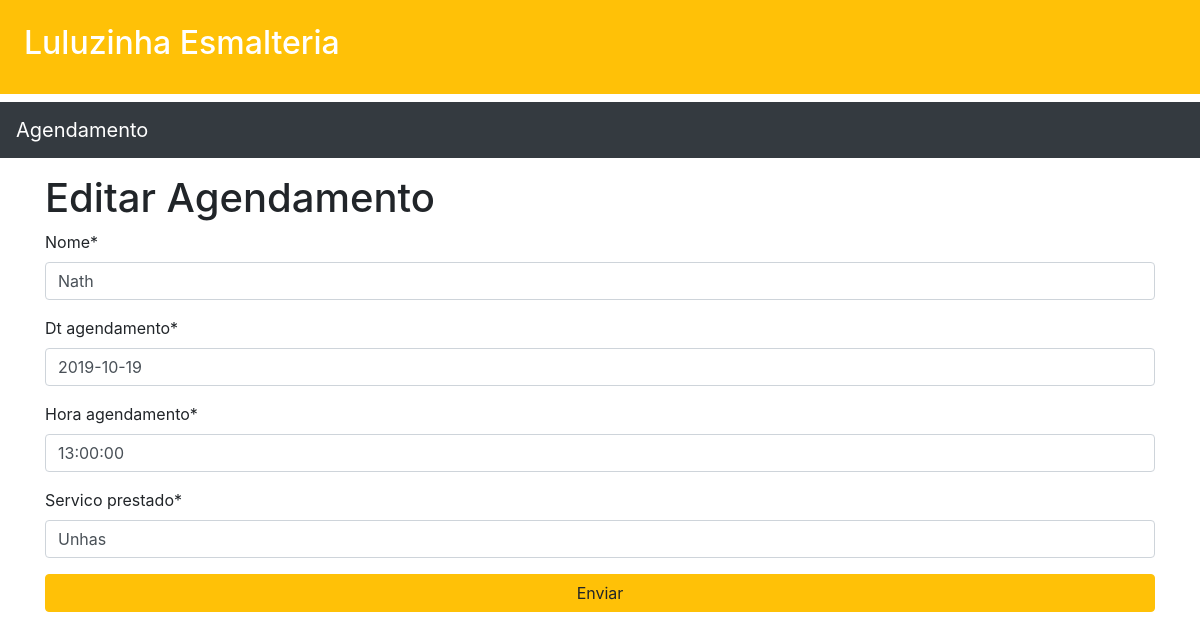
The app's page /agendamento/agenda/editar_agendamento/1, older data.
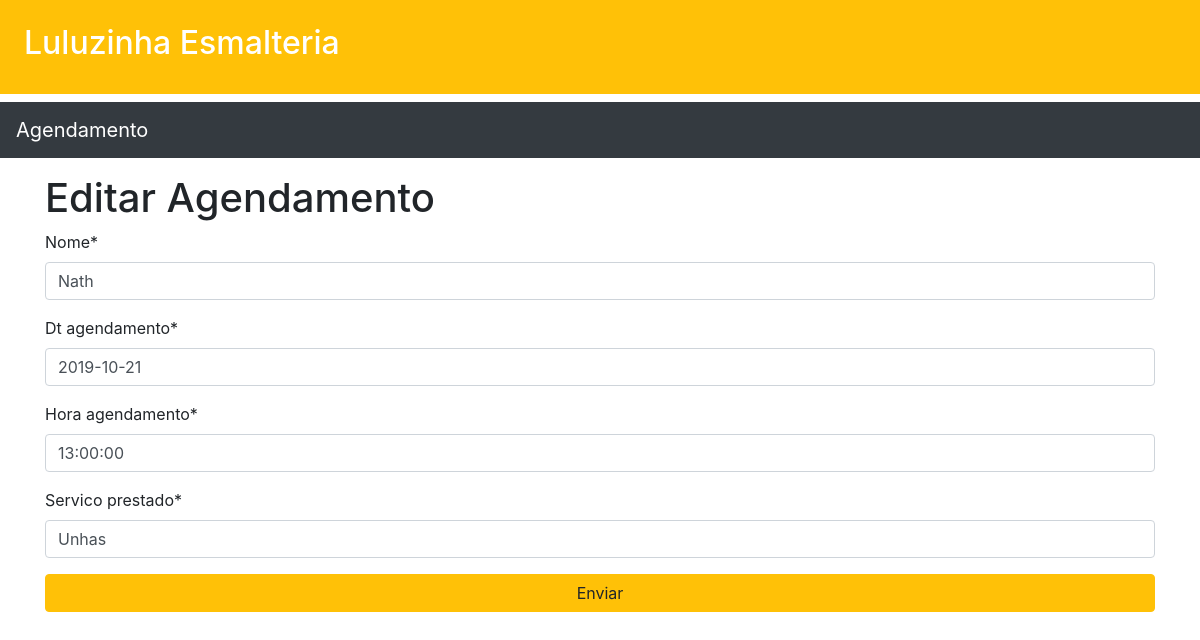
The same page, newer data.
### agendamento/models.py (models this page shows, shortened)
class Agendamento(models.Model):
    nome = models.CharField(max_length=250)
    dt_agendamento = models.DateField(default='1900-01-01')
    hora_agendamento = models.TimeField(default='00:00:00')
    servico_prestado= models.CharField(max_length=250)

### agendamento/views.py (the view)
# urls.py: path('agenda/editar_agendamento/<int:id>',editar_agendamento,name='editar_agendamento'),
def editar_agendamento(request,id=None):
    agendamento = get_object_or_404(Agendamento,id=id)
    form = AgendamentoForm(request.POST or None,instance=agendamento)
    if form.is_valid():
        obj = form.save()
        obj.save()
        messages.info(request,"Agendamento editado com sucesso")
        return redirect('lista_de_agendamento')
    return render(request,"agenda/editar_agendamento.html",{'form':form})

### agendamento/forms.py
class AgendamentoForm(forms.ModelForm):
    class Meta:
        model =  Agendamento
        fields = ['nome','dt_agendamento','hora_agendamento','servico_prestado']
        widgets = {
            'nome':forms.TextInput(attrs={'placeholder':'Nome cliente'}),
            'dt_agendamento':forms.TextInput(attrs={'placeholder':'Data de agendamento'}),
            'hora_agendamento':forms.TextInput(attrs={'placeholder':'Hora de agendamento'}),
            'servico_prestado':forms.TextInput(attrs={'placeholder':'Serviço prestado'})
        }

### core/templates/agenda/editar_agendamento.html
{% extends 'baseAgendamento.html' %}
{% load crispy_forms_tags %}
{% block content %}
<div class="container">
    <h1>Editar Agendamento</h1>
    <form action="" method="post"> {% csrf_token %}
        {{ form|crispy }}
        <input type="submit" class="btn btn-block btn-warning" value="Enviar">
    </form>
</div>
{% endblock %}

Row changes from the older to the newer data that the page shows:
changed Agendamento "Nath": dt_agendamento "2019-10-19" → "2019-10-21"
